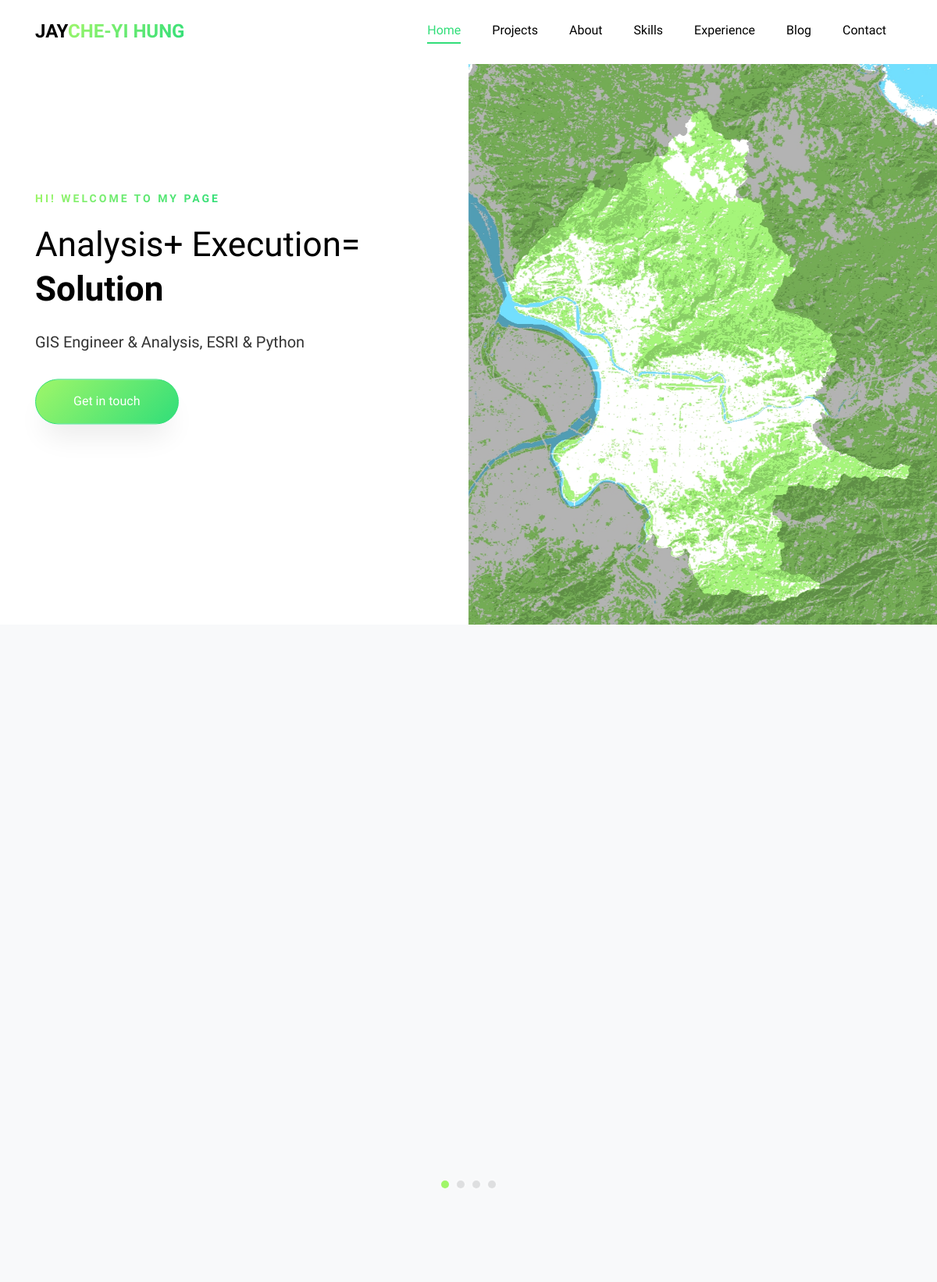
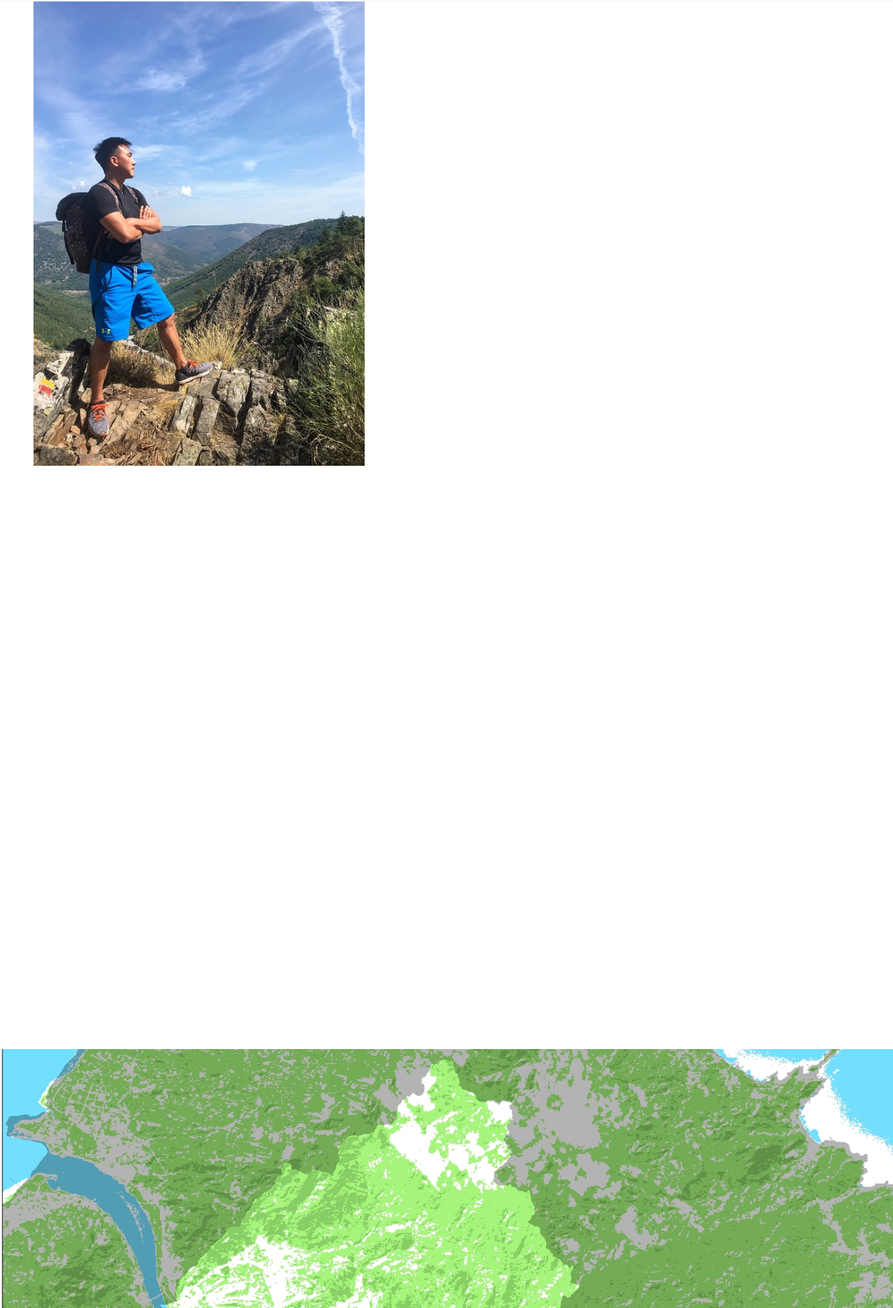
The page / (upper part) on the database its author committed (2 pictures, top to bottom).
### pages/models.py (models this page shows, shortened)
class About(models.Model):
    name = models.CharField(max_length=20)
    position = models.CharField(max_length=50)
    address = models.CharField(max_length=100)
    phone = models.CharField(max_length=20)
    email = models.EmailField()
    website = models.URLField()
    introduction = models.TextField()

class Section(models.Model):
    title = models.CharField(max_length=20)
    name = models.CharField(max_length=50)

class BigProject(models.Model):
    name =models.CharField(max_length=20)
    content = models.TextField()
    link = models.URLField(max_length=500, null=True, blank=True)
    image = models.CharField(null=True, blank=True, max_length=50)

### pages/views.py (the view)
# urls.py: path('', views.index, name='index'),
def index(request, *args, **kwargs):
    skills = Skill.objects.all()
    sections = Section.objects.all()
    projects = Project.objects.all()
    educations = Education.objects.all()
    works = WorkExperience.objects.all()
    abouts = About.objects.all()[0]
    blogs = Blog.objects.all()
    big = BigProject.objects.all()
    links = Links.objects.all()
    context = {'skills':skills,
               'sections':sections,
               'projects':projects,
               'about':abouts,
               'edus':educations,
               'works':works,
               'blogs':blogs,
               'big': big,
               "links":links
               }
    return render(request, 'pages/index.html', context)

### pages/templates/pages/index.html (shortened to what this page needs)
{% load static %}
<!DOCTYPE html>
<html lang="en">
<head>
	<link rel="stylesheet" href="{% static 'pages/css/open-iconic-bootstrap.min.css' %}">
	<link rel="stylesheet" href="{% static 'pages/css/animate.css' %}">
	<link rel="stylesheet" href="{% static 'pages/css/owl.carousel.min.css' %}">
	<link rel="stylesheet" href="{% static 'pages/css/owl.theme.default.min.css' %}">
	<link rel="stylesheet" href="{% static 'pages/css/magnific-popup.css' %}">
	<link rel="stylesheet" href="{% static 'pages/css/aos.css' %}">
	<link rel="stylesheet" href="{% static 'pages/css/ionicons.min.css' %}">
	<link rel="stylesheet" href="{% static 'pages/css/flaticon.css' %}">
	<link rel="stylesheet" href="{% static 'pages/css/icomoon.css' %}">
	<link rel="stylesheet" href="{% static 'pages/css/style.css' %}">
</head>
<body data-spy="scroll" data-target=".site-navbar-target" data-offset="300">
<nav class="navbar navbar-expand-lg navbar-dark ftco_navbar bg-dark ftco-navbar-light site-navbar-target" id="ftco-navbar">
	<div class="container">
		<a class="navbar-brand" href="http://jaythecheyi.pythonanywhere.com/">Jay<span>{{about.name}}</span></a>
		<div class="collapse navbar-collapse" id="ftco-nav">
			<ul class="navbar-nav nav ml-auto">
				{% for section in sections %}
				<li class="nav-item"><a href="{{section.name}}" class="nav-link"><span>{{section.title}}</span></a></li>
				{% endfor %}
			</ul>
		</div>
	</div>
</nav>
<section id="home-section" class="hero">
	<div class="home-slider js-fullheight owl-carousel">
		<div class="slider-item js-fullheight">
			<div class="container-fluid p-0">
				<div class="row d-md-flex no-gutters slider-text js-fullheight align-items-center justify-content-end" data-scrollax-parent="true">
					<div class="one-third order-md-last img js-fullheight" style="background-image:url({% static 'pages/images/ndvi.jpg' %});">
					</div>
					<div class="one-forth d-flex js-fullheight align-items-center ftco-animate" data-scrollax=" properties: { translateY: '70%' }">
						<div class="text">
							<span class="subheading">Hi! Welcome to my page</span>
							<h1 class="mb-4 mt-3">Analysis+ Execution= <span>Solution</span></h1>
							<p>GIS Engineer & Analysis, ESRI & Python</p>
							<p><a href="#contact-section" class="btn btn-primary px-5 py-3 mt-3">Get in touch</a></p>
						</div>
					</div>
				</div>
			</div>
		</div>
	</div>
</section>
<section class="ftco-section ftco-project bg-light" id="projects-section">
	<div class="container px-md-5">
		<div class="row justify-content-center pb-5">
		</div>
		<div class="row">
			<div class="col-md-12 testimonial">
				<div class="carousel-project owl-carousel">
					{% for b in big %}
					<div class="item">
						<div class="project">
							<div class="img">
								<img src="{% static '' %}pages/images/{{ b.image }}" class="img-fluid" alt="Colorlib Template" >
							</div>
						</div>
					</div>
					{% endfor %}
				</div>
			</div>
		</div>
	</div>
</section>
<section class="ftco-counter img ftco-section ftco-no-pt ftco-no-pb" id="about-section">
	<div class="container">
		<div class="row d-flex">
			<div class="col-md-6 col-lg-5 d-flex">
				<div class="img d-flex align-self-stretch align-items-center" style="background-image:url({% static 'pages/images/IMG_9024.JPG' %});" >
				</div>
			</div>
			<div class="col-md-6 col-lg-7 pl-lg-5 py-5">
			</div>
</section>
<section class="ftco-section" id = "skills-section">
	<div class="container">
		<div class="row justify-content-center pb-5">
		</div>
		<div class="row">
		</div>
	</div>
</section>
<section class="ftco-section-2 img" style="background-image: url({% static 'pages/images/ndvi.jpg' %});" id="experience-section">
	<div class="container">
		<div class="row d-md-flex justify-content-end">
			<div class="col-md-6">
				<div class="row">
					<div class="col-md-12">
					</div>
				</div>
			</div>
		</div>
	</div>
</section>
</body>
</html>

### rows shown on the page
About: name "CHE-YI HUNG"
Section: title "Home"
Section: title "Projects"
Section: title "About"
Section: title "Skills"
Section: title "Experience"
Section: title "Blog"
Section: title "Contact"
BigProject: image (picture)
BigProject: image (picture)
BigProject: image (picture)
